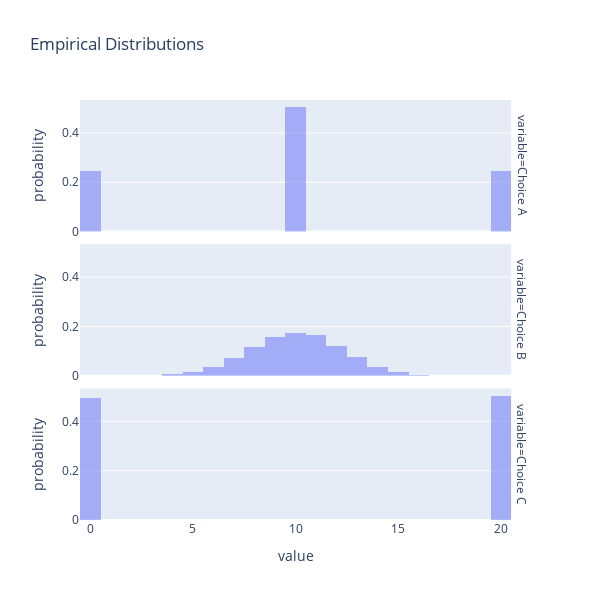

Notebook source saved alongside this figure:
### Markdown cell above
<br/>
If you're curious as to what these distributions look like, I've simulated some populations:

### Code cell
px.histogram(sim_flips.melt(), x="value", facet_row="variable", 
             barmode="overlay", histnorm="probability",
             title="Empirical Distributions",
             width=600, height=600)

### Figure 1 — Plotly figure (JSON) as saved in the notebook; plotly's stock layout.template omitted (floating-point values rounded to 4 significant figures; data arrays with more than 128 entries replaced by an {"elided": "..."} marker saying what was removed)
{"data": [{"bingroup": "x", "histnorm": "probability", "hovertemplate": "variable=Choice A<br>value=%{x}<br>probability=%{y}<extra></extra>", "legendgroup": "", "marker": {"color": "#636efa", "opacity": 0.5, "pattern": {"shape": ""}}, "name": "", "orientation": "v", "showlegend": false, "type": "histogram", "x": {"elided": "10000 int values"}, "xaxis": "x3", "yaxis": "y3"}, {"bingroup": "x", "histnorm": "probability", "hovertemplate": "variable=Choice B<br>value=%{x}<br>probability=%{y}<extra></extra>", "legendgroup": "", "marker": {"color": "#636efa", "opacity": 0.5, "pattern": {"shape": ""}}, "name": "", "orientation": "v", "showlegend": false, "type": "histogram", "x": {"elided": "10000 int values"}, "xaxis": "x2", "yaxis": "y2"}, {"bingroup": "x", "histnorm": "probability", "hovertemplate": "variable=Choice C<br>value=%{x}<br>probability=%{y}<extra></extra>", "legendgroup": "", "marker": {"color": "#636efa", "opacity": 0.5, "pattern": {"shape": ""}}, "name": "", "orientation": "v", "showlegend": false, "type": "histogram", "x": {"elided": "10000 int values"}, "xaxis": "x", "yaxis": "y"}], "layout": {"annotations": [{"font": {}, "showarrow": false, "text": "variable=Choice C", "textangle": 90, "x": 0.98, "xanchor": "left", "xref": "paper", "y": 0.1567, "yanchor": "middle", "yref": "paper"}, {"font": {}, "showarrow": false, "text": "variable=Choice B", "textangle": 90, "x": 0.98, "xanchor": "left", "xref": "paper", "y": 0.5, "yanchor": "middle", "yref": "paper"}, {"font": {}, "showarrow": false, "text": "variable=Choice A", "textangle": 90, "x": 0.98, "xanchor": "left", "xref": "paper", "y": 0.8433, "yanchor": "middle", "yref": "paper"}], "barmode": "overlay", "height": 600, "legend": {"tracegroupgap": 0}, "title": {"text": "Empirical Distributions"}, "width": 600, "xaxis": {"anchor": "y", "domain": [0, 0.98], "title": {"text": "value"}}, "xaxis2": {"anchor": "y2", "domain": [0, 0.98], "matches": "x", "showticklabels": false}, "xaxis3": {"anchor": "y3", "domain": [0, 0.98], "matches": "x", "showticklabels": false}, "yaxis": {"anchor": "x", "domain": [0, 0.3133], "title": {"text": "probability"}}, "yaxis2": {"anchor": "x2", "domain": [0.3433, 0.6567], "matches": "y", "title": {"text": "probability"}}, "yaxis3": {"anchor": "x3", "domain": [0.6867, 1.0], "matches": "y", "title": {"text": "probability"}}}}
